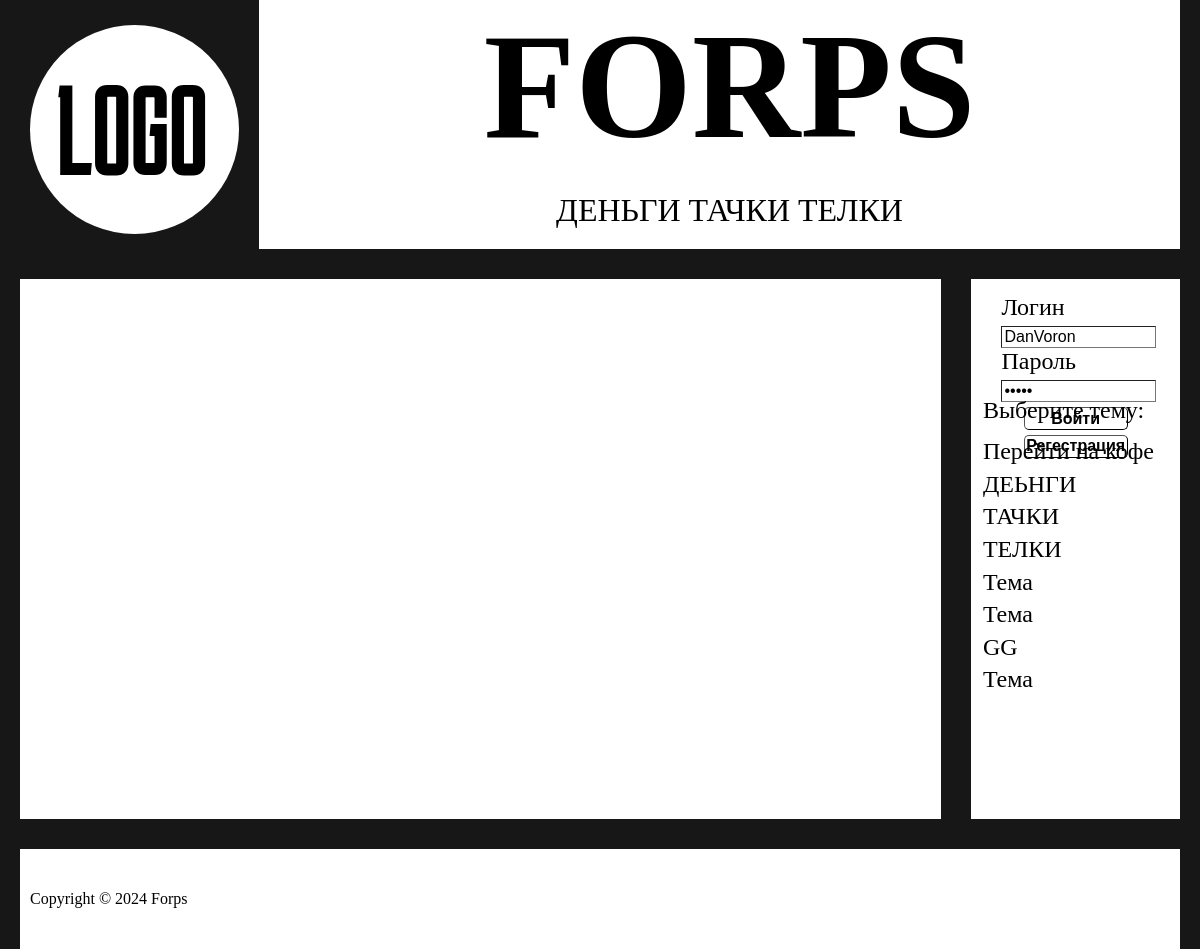
The app's page /, older data.
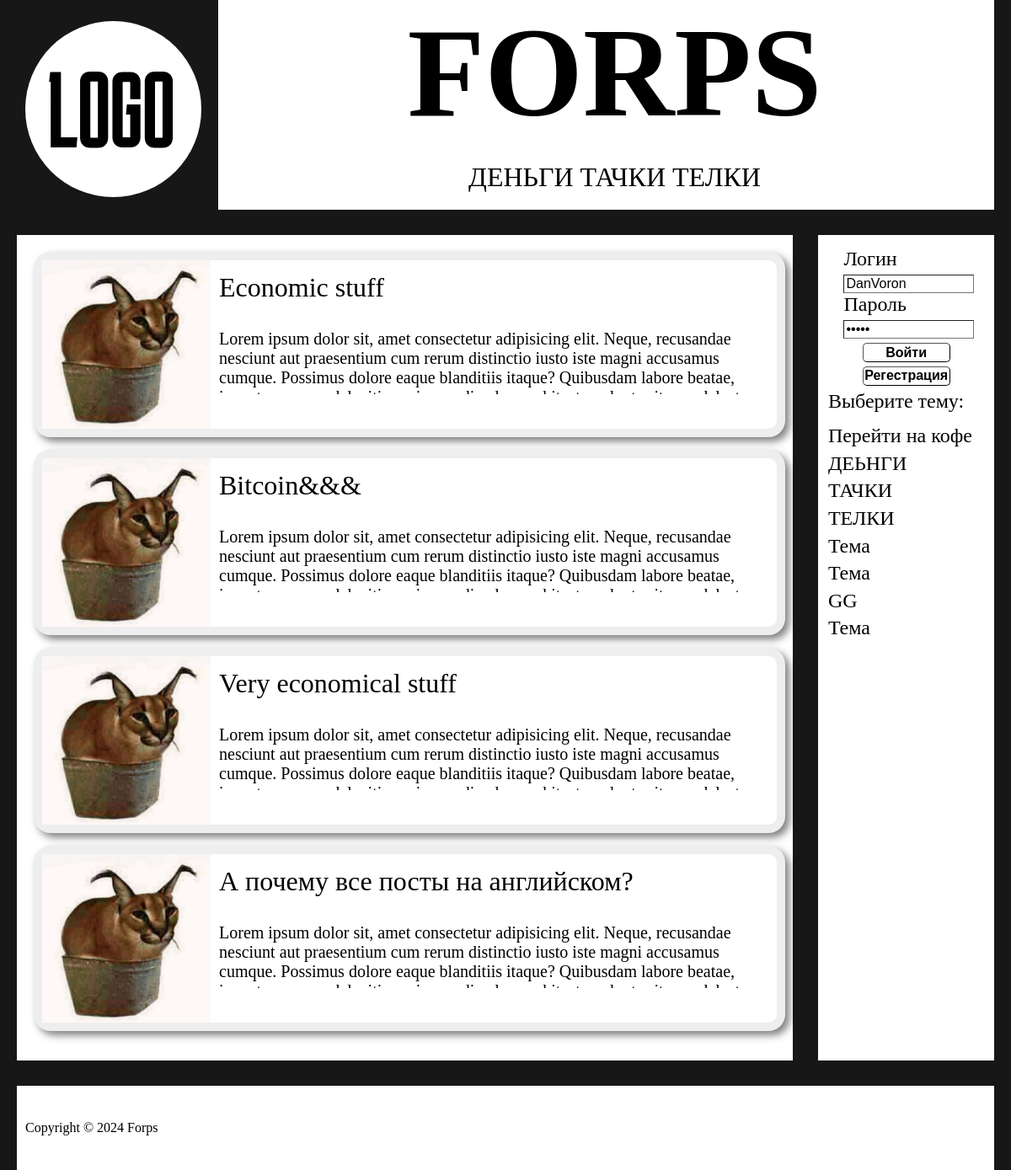
The same page, newer data.
### myapp1/models.py (models this page shows, shortened)
class Posts(models.Model):
    header=models.CharField(max_length=40,blank=False)
    text=models.CharField(max_length=350,blank=False)

### myapp1/views.py (the view)
# urls.py: path('',index_page,name="index"),
def index_page(request):
    all_posts = Posts.objects.all()
    return render(request, 'index.html',context={'data':all_posts})

### templates/index.html (shortened to what this page needs)
{% load static %}
<!DOCTYPE html>
<html lang="en">
<head>
    <link rel="stylesheet" href="{% static 'css/index.css'%}">
</head>
<body>
    <header>
        <img id="logo" src="{% static 'img\logoforsite.svg' %}" alt="logo">
        <div class="HeaderTextContainer">
            <div class="HeaderTextHolder">
                <label class="HeaderText">FORPS</label>
                <label class="NormalText">ДЕНЬГИ ТАЧКИ ТЕЛКИ</label>
            </div>
        </div>
    </header>
    <main>
        <div class="NewsContainer">
            {%for i in data%}
            <div class="Posts">
                <img id="News" src="{% static 'img\BUCKET.jpg' %}" alt="NewsPhoto">
                <div class="NewsTextContaienr">
                    <div class="WhiteCubeGlav"><a href="{% url 'post_list' i.pk %}">{{i.header}}</a></div>
                    <div class="WhiteCubeOpis"><p>{{i.text}}</p></div>
                </div>
            </div>
            {%endfor%}
        </div>
        <div class="NewsThemesContainer">
            <div class="RegLogContaienr" >
                <label>Логин <br> <input type="text"  value="DanVoron"></label>
                <label>Пароль <br><input type="password" value="12345" p></label>
                <button class="AuthButt">Войти</button>
                <button class="AuthButt">Регестрация</button>
            </div>
            <p>Выберите тему:</p>
            <div class="ThemesContainer">
                <a class="archons" href="{% url 'coffee' %}" targer="_blank">Перейти на кофе</a>
                <a class="archons" href="google.com" target="_blank">ДЕЬНГИ</a>
                <a class="archons" href="google.com" target="_blank">ТАЧКИ</a>
                <a class="archons" href="google.com" target="_blank">ТЕЛКИ</a>
                <a class="archons" href="google.com" target="_blank">Тема</a>
                <a class="archons" href="google.com" target="_blank">Тема</a>
                <a class="archons" href="google.com" target="_blank">GG</a>
                <a class="archons" href="google.com" target="_blank">Тема</a>
            </div>
        </div>
    </main>
    <footer>
        <p class="footertext">Copyright © 2024 Forps</p>
    </footer>
</body>
</html>

Row changes from the older to the newer data that the page shows:
added Posts: header "Economic stuff", text "Lorem ipsum dolor sit, amet consectetur adipisicing elit. Neque, recusandae nesciunt aut praesentium cum rerum distinctio iusto iste magni accusamus cumque. Possimus dolore eaque blanditiis itaque? Quibusdam labore beatae,…"
added Posts: header "Bitcoin&&&", text "Lorem ipsum dolor sit, amet consectetur adipisicing elit. Neque, recusandae nesciunt aut praesentium cum rerum distinctio iusto iste magni accusamus cumque. Possimus dolore eaque blanditiis itaque? Quibusdam labore beatae,…"
added Posts: header "Very economical stuff", text "Lorem ipsum dolor sit, amet consectetur adipisicing elit. Neque, recusandae nesciunt aut praesentium cum rerum distinctio iusto iste magni accusamus cumque. Possimus dolore eaque blanditiis itaque? Quibusdam labore beatae,…"
added Posts: header "А почему все посты на английском?", text "Lorem ipsum dolor sit, amet consectetur adipisicing elit. Neque, recusandae nesciunt aut praesentium cum rerum distinctio iusto iste magni accusamus cumque. Possimus dolore eaque blanditiis itaque? Quibusdam labore beatae,…"
